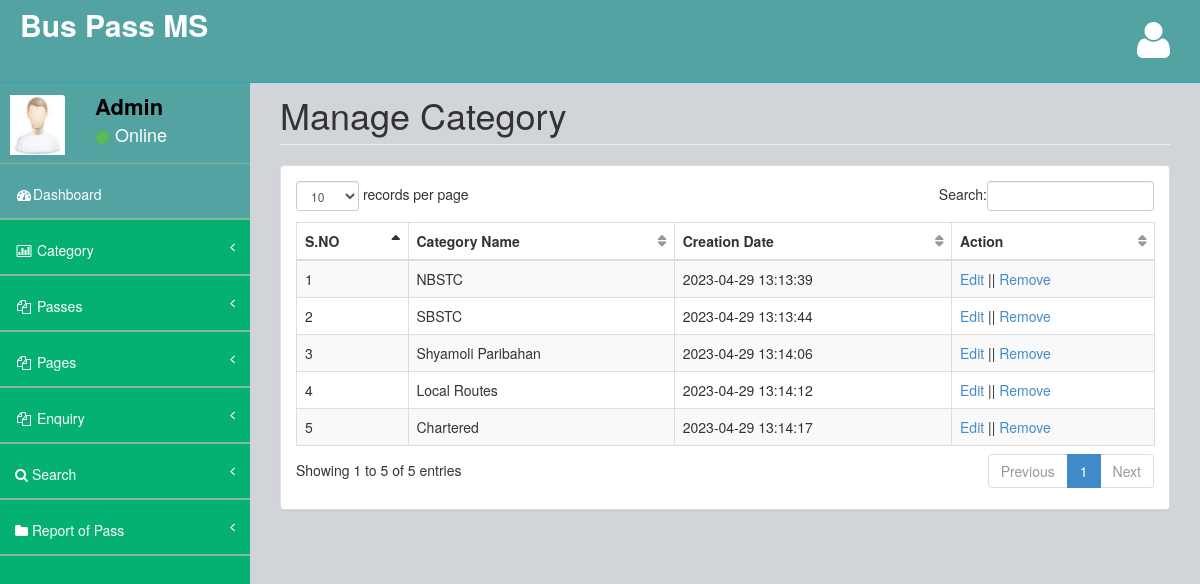
Page /admin/manage-category.php (signed in) on the committed database.
### tables this page shows
CREATE TABLE `tblcategory` (
  `ID` int(10) NOT NULL,
  `CategoryName` varchar(200) DEFAULT NULL,
  `CreationDate` timestamp NULL DEFAULT current_timestamp()
);

### admin/manage-category.php (the view, shortened to what this page needs)
<?php
include('includes/dbconnection.php');
if (strlen($_SESSION['bpmsaid']==0)) {
  header('location:logout.php');
  } else{
  ?>
<!DOCTYPE html>
<html>
<head>
    <link href="assets/plugins/bootstrap/bootstrap.css" rel="stylesheet" />
    <link href="assets/font-awesome/css/font-awesome.css" rel="stylesheet" />
    <link href="assets/plugins/pace/pace-theme-big-counter.css" rel="stylesheet" />
  <link href="assets/css/style.css" rel="stylesheet" />
      <link href="assets/css/main-style.css" rel="stylesheet" />
    <link href="assets/plugins/dataTables/dataTables.bootstrap.css" rel="stylesheet" />
</head>
<body>
    <div id="wrapper">
       <?php include_once('includes/header.php');?>
        <?php include_once('includes/sidebar.php');?>
        <div id="page-wrapper">
            <div class="row">
                <div class="col-lg-12">
                    <h1 class="page-header">Manage Category</h1>
                </div>
            </div>
            <div class="row">
                <div class="col-lg-12">
                    <div class="panel panel-default">
                        <div class="panel-body">
                            <div class="table-responsive">
                                <table class="table table-striped table-bordered table-hover" id="dataTables-example">
                                    <thead>
                                        <tr>
                                            <th>S.NO</th>
                                            <th>Category Name</th>
                                            <th>Creation Date</th>
                                            <th>Action</th>
                                        </tr>
                                    </thead>
                                    <tbody>
                                        <?php
$sql="SELECT * from tblcategory";
$query = $dbh -> prepare($sql);
$query->execute();
$results=$query->fetchAll(PDO::FETCH_OBJ);
$cnt=1;
if($query->rowCount() > 0)
{
foreach($results as $row)
{               ?>
                                       <tr>
                  <td><?php echo htmlentities($cnt);?></td>
                  <td><?php  echo htmlentities($row->CategoryName);?></td>
                  <td><?php  echo htmlentities($row->CreationDate);?></td>
                  <td><a href="edit-category-detail.php?editid=<?php echo htmlentities ($row->ID);?>">Edit</a> || <a href="manage-category.php?delid=<?php echo ($row->ID);?>" onclick="return confirm('Do you really want to Delete ?');">Remove</i></a></td>
                </tr>
               <?php $cnt=$cnt+1;}} ?>
                                    </tbody>
                                </table>
                            </div>
                        </div>
                    </div>
                </div>
            </div>
        </div>
    </div>
</body>
</html>
<?php }  ?>

### admin/includes/sidebar.php (shortened to what this page needs)
<?php
include('includes/dbconnection.php');
?>
        <nav class="navbar-default navbar-static-side" role="navigation">
            <div class="sidebar-collapse">
                <ul class="nav" id="side-menu">
                    <li>
                        <div class="user-section">
                            <div class="user-section-inner">
                                <img src="assets/img/user.jpg" alt="">
                            </div>
                            <div class="user-info">
                                <?php
$aid=$_SESSION['bpmsaid'];
$sql="SELECT AdminName from  tbladmin where ID=:aid";
$query = $dbh -> prepare($sql);
$query->bindParam(':aid',$aid,PDO::PARAM_STR);
$query->execute();
$results=$query->fetchAll(PDO::FETCH_OBJ);
$cnt=1;
if($query->rowCount() > 0)
{
foreach($results as $row)
{               ?>
                                <div><strong><?php  echo $row->AdminName;?></strong></div>
                                <div class="user-text-online">
                                    <span class="user-circle-online btn btn-success btn-circle "></span>&nbsp;Online
                                </div>
                            </div>
                            <?php $cnt=$cnt+1;}} ?>
                        </div>
                    </li>
                    <li class="selected">
                        <a href="dashboard.php"><i class="fa fa-dashboard fa-fw"></i>Dashboard</a>
                    </li>
                    <li>
                        <a href="#"><i class="fa fa-bar-chart-o fa-fw"></i> Category<span class="fa arrow"></span></a>
                    </li>
                    <li>
                        <a href="#"><i class="fa fa-files-o fa-fw"></i> Passes<span class="fa arrow"></span></a>
                    </li>
                    <li>
                        <a href="#"><i class="fa fa-files-o fa-fw"></i> Pages<span class="fa arrow"></span></a>
                    </li>
                    <li>
                        <a href="#"><i class="fa fa-files-o fa-fw"></i> Enquiry<span class="fa arrow"></span></a>
                    </li>
                    <li>
                        <a href="search-pass.php"><i class="fa fa-search"></i>  Search<span class="fa arrow"></span></a>
                        </li>
                        <li>
                        <a href="pass-bwdates-report.php"><i class="fa fa-folder"></i>  Report of Pass<span class="fa arrow"></span></a>
                        </li>
                </ul>
            </div>
        </nav>

### admin/assets/css/style.css (style rules this page uses)
body { background-color: #f8f8f8; }
#wrapper { width: 100%; margin-top: 55px!important; background-color:#04B173; }
#page-wrapper { padding: 0 15px; min-height: 568px; background-color:rgb(209, 212, 216); }
.navbar-static-side ul li { border-bottom:1px solid #84B899 !important; }
.arrow { float: right; }
.fa.arrow:before { content: "\f104"; }
@media (min-width:768px) { .navbar-static-side { z-index: 1; position: absolute; width: 250px; } }
table.dataTable thead .sorting, table.dataTable thead .sorting_asc:after, table.dataTable thead .sorting_desc, table.dataTable thead .sorting_asc_disabled, table.dataTable thead .sorting_desc_disabled { background: transparent; }
table.dataTable thead .sorting_asc:after { content: "\f0de"; float: right; font-family: fontawesome; }
table.dataTable thead .sorting:after { content: "\f0dc"; float: right; font-family: fontawesome; color: rgba(50,50,50,.5); }
.btn-circle { width: 30px; height: 30px; padding: 6px 0; border-radius: 15px; text-align: center; font-size: 12px; line-height: 1.428571429; }

### admin/assets/css/main-style.css (style rules this page uses)
.user-section-inner { height: 65px; width: 65px; -moz-border-radius: 3px; -webkit-border-radius: 3px; border-radius: 3px; overflow: hidden; display: inline-block; float: left; margin-right: 15px; margin-top: 20px; }
.user-section-inner img { margin-left:10px; width:55px; height:60px; }
.user-info { display: block; color:#000!important; display: inline-block; padding: 15px; margin-bottom: 0px }
.user-text-online { font-size:18px; color:#fff }
.user-circle-online { width: 15px!important; height: 15px!important; }
.nav > li > a { padding: 20px 15px; }
#side-menu { background-color:#04B173; }
#side-menu a { color:#fff; border-bottom: 1px solid #84B899 !important; height: 55px; }
.selected { background-color:rgb(83, 163, 163); }
.navbar-default { border-color: #27A6BE; }
@media (min-width:768px) { #page-wrapper { position: inherit; margin: 0 0 0 250px; padding: 0 30px; min-height: 1000px; } }

### rows in the picture
tblcategory: CategoryName "NBSTC", CreationDate "2023-04-29 13:13:39"
tblcategory: CategoryName "SBSTC", CreationDate "2023-04-29 13:13:44"
tblcategory: CategoryName "Shyamoli Paribahan", CreationDate "2023-04-29 13:14:06"
tblcategory: CategoryName "Local Routes", CreationDate "2023-04-29 13:14:12"
tblcategory: CategoryName "Chartered", CreationDate "2023-04-29 13:14:17"

### other values in the picture
$row->AdminName "Admin"
